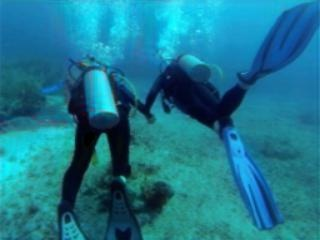
#> input picture abel/input_images/set_f5.jpg, 320 x 240 px, found by its file name
$ python gain3.py
#> lines starting #> are read from the running program, lines starting #| are printed output that depends on the picture
#> further down, image is the input picture: shape (240, 320, 3); mean B, G, R 142.8, 119.6, 27.1
import cv2
import numpy as np
import matplotlib.pyplot as plt

def apply_gain_control_in_frequency_domain(image, gain):
    """
    Applies gain control to the image in the frequency domain.

    Args:
        image (numpy.ndarray): Input BGR image.
        gain (float): Gain factor to adjust amplitude in the frequency domain.

    Returns:
        numpy.ndarray: Gain-corrected BGR image.
    """
#> called with gain = 1.5
    # Split the image into B, G, R channels
    channels = cv2.split(image)
    corrected_channels = []

    for channel in channels:
        # Perform Fourier Transform on each channel
        dft = np.fft.fft2(channel)
        dft_shift = np.fft.fftshift(dft)

        # Apply gain control by scaling the amplitude
        magnitude = np.abs(dft_shift)
        phase = np.angle(dft_shift)
        magnitude = magnitude * gain

        # Reconstruct the frequency domain representation
        modified_dft_shift = magnitude * np.exp(1j * phase)
        modified_dft = np.fft.ifftshift(modified_dft_shift)

        # Perform Inverse Fourier Transform
        corrected_channel = np.fft.ifft2(modified_dft).real

        # Normalize the output to fit in [0, 255] range
        corrected_channel = cv2.normalize(corrected_channel, None, 0, 255, cv2.NORM_MINMAX)
        corrected_channels.append(corrected_channel.astype(np.uint8))
#> this loop made 3 passes
#> pass 1, in apply_gain_control_in_frequency_domain, `phase = np.angle(dft_shift)`:
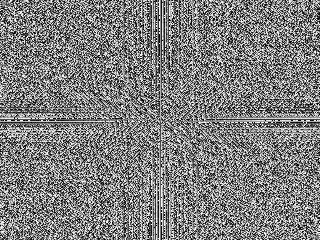
#> phase: shape (240, 320) float64; min -3.14, max 3.14, mean -4.09e-05; drawn with min black and max white
#> pass 1, in apply_gain_control_in_frequency_domain, `corrected_channel = np.fft.ifft2(modified_dft).real`:
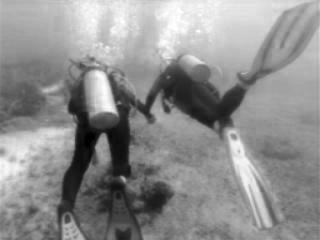
#> corrected_channel: shape (240, 320) float64; min -6.06e-14, max 382.5, mean 214.2; drawn with min black and max white
#> after the loop:
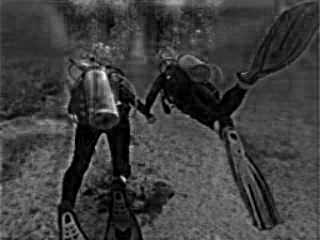
#> corrected_channel: shape (240, 320) float64; min -7.06e-31, max 255, mean 63.3; drawn with min black and max white
#> after the loop, corrected_channels = 3 items

    # Merge the corrected channels back into a BGR image
    corrected_image = cv2.merge(corrected_channels)
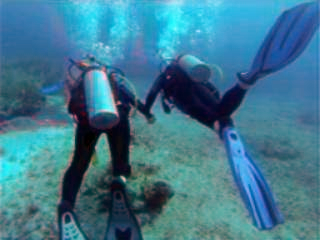
#> corrected_image: shape (240, 320, 3); mean of channels 0, 1, 2 142.7, 120.1, 62.8; drawn as B, G, R

    return corrected_image

# Load an example underwater image
image_path = r"C:\Users\albin John\OneDrive\Desktop\java\PROJECT\abel\input_images\set_f5.jpg"  # Replace with your image path
image = cv2.imread(image_path)

if image is None:
    raise FileNotFoundError("Image not found. Please provide a valid path.")

# Apply gain control in frequency domain
gain = 1.5  # Adjust as needed
corrected_image = apply_gain_control_in_frequency_domain(image, gain)

# Display the original and corrected images
plt.figure(figsize=(10, 5))
plt.subplot(1, 2, 1)
plt.title("Original Image")
plt.imshow(cv2.cvtColor(image, cv2.COLOR_BGR2RGB))
plt.axis("off")

plt.subplot(1, 2, 2)
plt.title("Corrected Image")
plt.imshow(cv2.cvtColor(corrected_image, cv2.COLOR_BGR2RGB))
plt.axis("off")

plt.show()
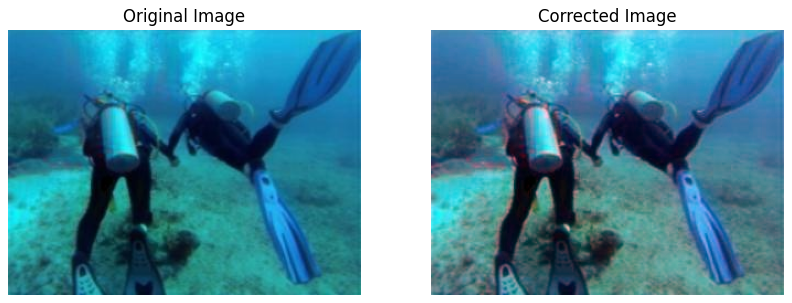
#> figure drawn by matplotlib, 2 panels

$ run again, with abel/input_images/set_f0.jpg copied over abel/input_images/set_f5.jpg
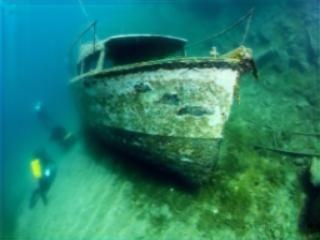
#> input picture abel/input_images/set_f0.jpg, 320 x 240 px, found by its file name
#> image is the input picture: shape (240, 320, 3); mean B, G, R 106.9, 127.4, 37
#> the loop in apply_gain_control_in_frequency_domain, `for channel in channels:` made 3 passes
#> after the loop in apply_gain_control_in_frequency_domain, `for channel in channels:`:
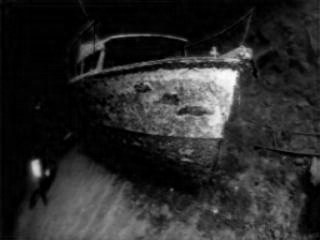
#> corrected_channel: shape (240, 320) float64; min 2.74e-30, max 255, mean 41.9
#> after the loop in apply_gain_control_in_frequency_domain, `for channel in channels:`: corrected_channels = 3 items
#> `plt.show()`:
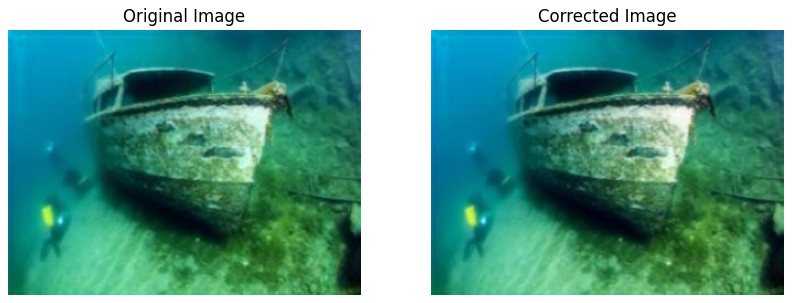
#> figure drawn by matplotlib, 2 panels

$ run again, with abel/input_images/set_f17.jpg copied over abel/input_images/set_f5.jpg
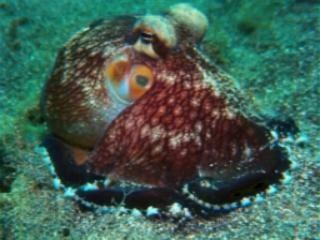
#> input picture abel/input_images/set_f17.jpg, 320 x 240 px, found by its file name
#> image is the input picture: shape (240, 320, 3); mean B, G, R 83.2, 95.3, 65
#> the loop in apply_gain_control_in_frequency_domain, `for channel in channels:` made 3 passes
#> after the loop in apply_gain_control_in_frequency_domain, `for channel in channels:`:
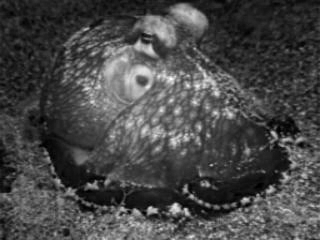
#> corrected_channel: shape (240, 320) float64; min 1.92e-30, max 255, mean 72.1; drawn with min black and max white
#> after the loop in apply_gain_control_in_frequency_domain, `for channel in channels:`: corrected_channels = 3 items
#> `plt.show()`:
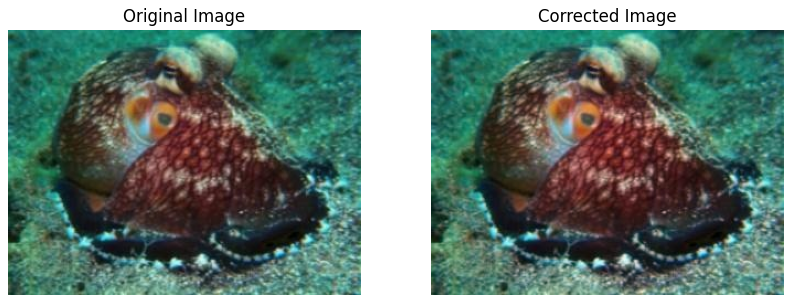
#> figure drawn by matplotlib, 2 panels

$ run again, with abel/input_images/set_f2.jpg copied over abel/input_images/set_f5.jpg
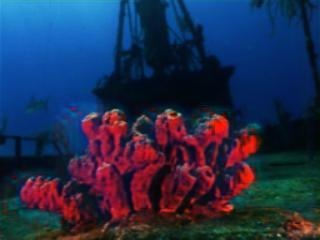
#> input picture abel/input_images/set_f2.jpg, 320 x 240 px, found by its file name
#> image is the input picture: shape (240, 320, 3); mean B, G, R 78.1, 46.1, 35.2
#> the loop in apply_gain_control_in_frequency_domain, `for channel in channels:` made 3 passes
#> after the loop in apply_gain_control_in_frequency_domain, `for channel in channels:`:
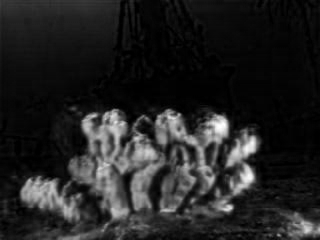
#> corrected_channel: shape (240, 320) float64; min 2.83e-30, max 255, mean 35.4
#> after the loop in apply_gain_control_in_frequency_domain, `for channel in channels:`: corrected_channels = 3 items
#> `plt.show()`:
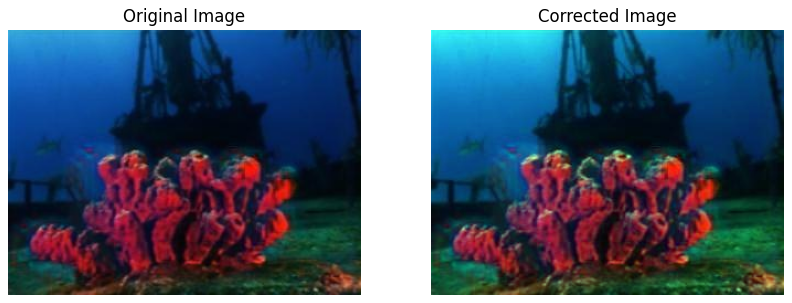
#> figure drawn by matplotlib, 2 panels
